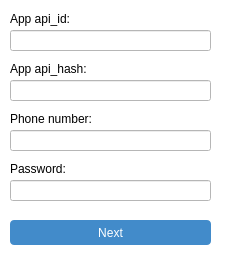
<?xml version="1.0" encoding="UTF-8"?>
<ui version="4.0">
 <class>Form</class>
 <widget class="QWidget" name="Form">
  <property name="geometry">
   <rect>
    <x>0</x>
    <y>0</y>
    <width>226</width>
    <height>258</height>
   </rect>
  </property>
  <property name="minimumSize">
   <size>
    <width>226</width>
    <height>258</height>
   </size>
  </property>
  <property name="maximumSize">
   <size>
    <width>226</width>
    <height>258</height>
   </size>
  </property>
  <property name="windowTitle">
   <string/>
  </property>
  <property name="styleSheet">
   <string notr="true">QWidget{
color: #000;
background: #fff;
}

QPushButton{
color: #fff;
border-radius: 4px;
background-color: #428bca;
border-color: #357ebd;
}

QLineEdit:focus {
border: 1px solid #357ebd;
}</string>
  </property>
  <widget class="QLineEdit" name="api_id">
   <property name="geometry">
    <rect>
     <x>10</x>
     <y>30</y>
     <width>201</width>
     <height>21</height>
    </rect>
   </property>
   <property name="alignment">
    <set>Qt::AlignmentFlag::AlignCenter</set>
   </property>
  </widget>
  <widget class="QLabel" name="api_id_text">
   <property name="geometry">
    <rect>
     <x>10</x>
     <y>10</y>
     <width>71</width>
     <height>17</height>
    </rect>
   </property>
   <property name="text">
    <string>App api_id:</string>
   </property>
  </widget>
  <widget class="QPushButton" name="next">
   <property name="geometry">
    <rect>
     <x>10</x>
     <y>220</y>
     <width>201</width>
     <height>25</height>
    </rect>
   </property>
   <property name="text">
    <string>Next</string>
   </property>
  </widget>
  <widget class="QLineEdit" name="api_hash">
   <property name="geometry">
    <rect>
     <x>10</x>
     <y>80</y>
     <width>201</width>
     <height>21</height>
    </rect>
   </property>
   <property name="alignment">
    <set>Qt::AlignmentFlag::AlignCenter</set>
   </property>
  </widget>
  <widget class="QLineEdit" name="phone_number">
   <property name="geometry">
    <rect>
     <x>10</x>
     <y>130</y>
     <width>201</width>
     <height>21</height>
    </rect>
   </property>
   <property name="alignment">
    <set>Qt::AlignmentFlag::AlignCenter</set>
   </property>
  </widget>
  <widget class="QLineEdit" name="password">
   <property name="geometry">
    <rect>
     <x>10</x>
     <y>180</y>
     <width>201</width>
     <height>21</height>
    </rect>
   </property>
   <property name="echoMode">
    <enum>QLineEdit::EchoMode::Password</enum>
   </property>
   <property name="alignment">
    <set>Qt::AlignmentFlag::AlignCenter</set>
   </property>
  </widget>
  <widget class="QLabel" name="api_hash_text">
   <property name="geometry">
    <rect>
     <x>10</x>
     <y>60</y>
     <width>91</width>
     <height>17</height>
    </rect>
   </property>
   <property name="text">
    <string>App api_hash:</string>
   </property>
  </widget>
  <widget class="QLabel" name="phone_text">
   <property name="geometry">
    <rect>
     <x>10</x>
     <y>110</y>
     <width>91</width>
     <height>17</height>
    </rect>
   </property>
   <property name="text">
    <string>Phone number:</string>
   </property>
  </widget>
  <widget class="QLabel" name="password_text">
   <property name="geometry">
    <rect>
     <x>10</x>
     <y>160</y>
     <width>91</width>
     <height>17</height>
    </rect>
   </property>
   <property name="text">
    <string>Password:</string>
   </property>
  </widget>
 </widget>
 <resources/>
 <connections/>
</ui>
